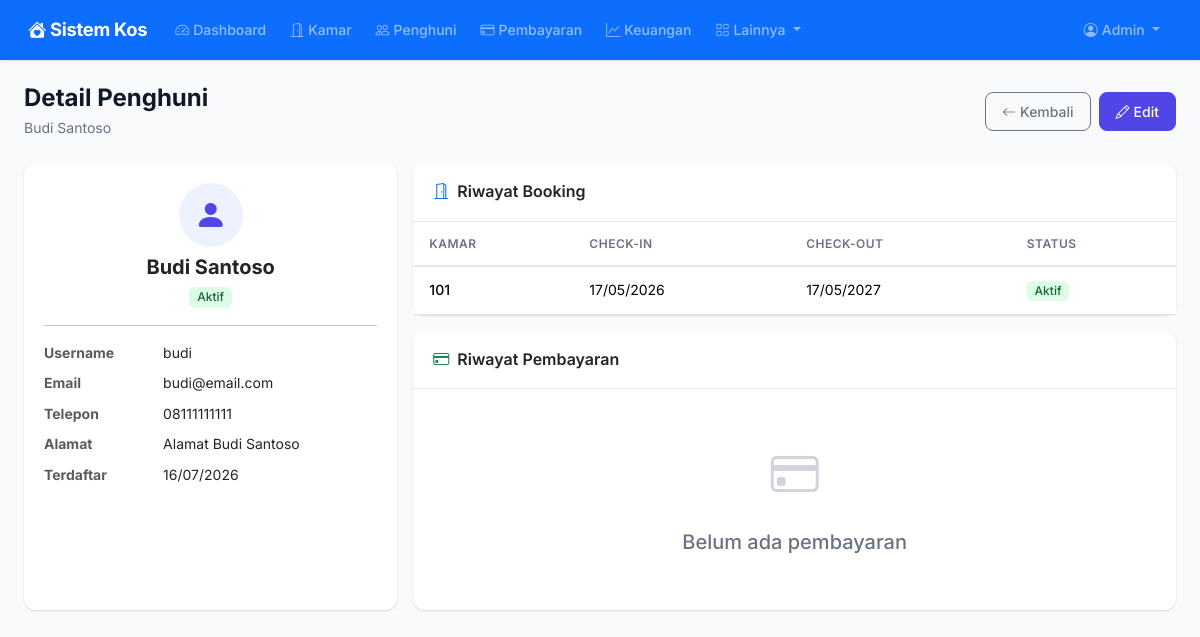
Before: /clients/2 (signed in) with the older database file.
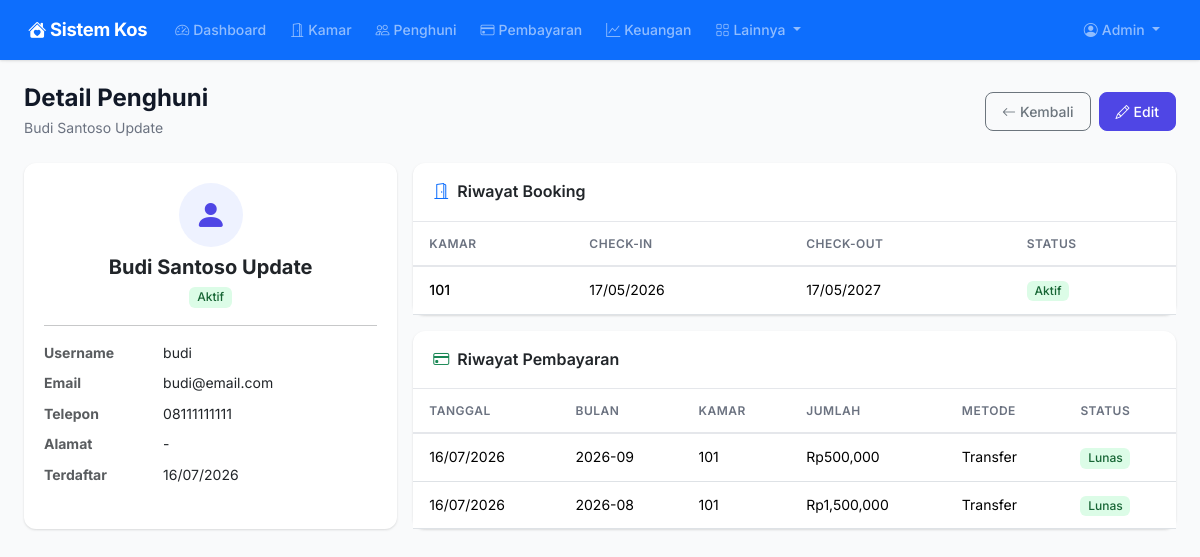
After: the same page with the newer database file.
### models.py (models this page shows, shortened)
class User(UserMixin, db.Model):
    __tablename__ = "users"
    id = db.Column(db.Integer, primary_key=True)
    username = db.Column(db.String(80), unique=True, nullable=False)
    email = db.Column(db.String(120), unique=True, nullable=False)
    password_hash = db.Column(db.String(256), nullable=False)
    role = db.Column(db.String(20), nullable=False, default="client")
    nama_lengkap = db.Column(db.String(150), nullable=False)
    no_telepon = db.Column(db.String(20))
    alamat = db.Column(db.Text)
    is_active = db.Column(db.Boolean, default=True)
    created_at = db.Column(db.DateTime, default=datetime.utcnow)
    bookings = db.relationship("Booking", backref="client", lazy="dynamic")
    notifications = db.relationship("Notification", backref="user", lazy="dynamic")

class Booking(db.Model):
    __tablename__ = "bookings"
    id = db.Column(db.Integer, primary_key=True)
    user_id = db.Column(db.Integer, db.ForeignKey("users.id"), nullable=False)
    room_id = db.Column(db.Integer, db.ForeignKey("rooms.id"), nullable=False)
    tanggal_masuk = db.Column(db.Date, nullable=False)
    tanggal_keluar = db.Column(db.Date)
    status = db.Column(db.String(20), default="aktif")
    deposit = db.Column(db.Float, default=0)
    catatan = db.Column(db.Text)
    created_at = db.Column(db.DateTime, default=datetime.utcnow)
    payments = db.relationship("Payment", backref="booking", lazy="dynamic")

class Room(db.Model):
    __tablename__ = "rooms"
    id = db.Column(db.Integer, primary_key=True)
    nomor_kamar = db.Column(db.String(10), unique=True, nullable=False)
    lantai = db.Column(db.Integer, default=1)
    tipe = db.Column(db.String(50), default="Reguler")
    harga_per_bulan = db.Column(db.Float, nullable=False)
    ukuran = db.Column(db.String(50))
    fasilitas = db.Column(db.Text)
    status = db.Column(db.String(20), default="tersedia")
    deskripsi = db.Column(db.Text)
    created_at = db.Column(db.DateTime, default=datetime.utcnow)
    bookings = db.relationship("Booking", backref="room", lazy="dynamic")
    maintenance_requests = db.relationship("MaintenanceRequest", backref="room", lazy="dynamic")

class Payment(db.Model):
    __tablename__ = "payments"
    id = db.Column(db.Integer, primary_key=True)
    booking_id = db.Column(db.Integer, db.ForeignKey("bookings.id"), nullable=False)
    jumlah = db.Column(db.Float, nullable=False)
    tanggal_bayar = db.Column(db.Date, default=date.today)
    bulan_dibayar_untuk = db.Column(db.String(20))
    metode_bayar = db.Column(db.String(20), default="transfer")
    status = db.Column(db.String(20), default="lunas")
    bukti_pembayaran = db.Column(db.String(255))
    catatan = db.Column(db.Text)
    created_at = db.Column(db.DateTime, default=datetime.utcnow)

### routes/clients.py (the view)
@clients_bp.route("/<int:id>")
@login_required
def detail(id):
    if current_user.role not in ("admin", "management"):
        if current_user.id != id:
            flash("Akses ditolak.", "danger")
            return redirect(url_for("dashboard.index"))
    client = User.query.get_or_404(id)
    bookings = Booking.query.filter_by(user_id=id).order_by(Booking.created_at.desc()).all()
    payments = Payment.query.join(Booking).filter(
        Booking.user_id == id
    ).order_by(Payment.created_at.desc()).all()
    return render_template("clients/detail.html",
        client=client, bookings=bookings, payments=payments)

### app.py (called while the page is built)
def create_app():
    app = Flask(__name__)
    app.config.from_object("config.Config")
    db.init_app(app)
    login_manager.init_app(app)
    csrf.init_app(app)
    login_manager.login_view = "auth.login"
    login_manager.login_message = "Silakan login terlebih dahulu."
    from models import User
    @login_manager.user_loader
    def load_user(user_id):
        return User.query.get(int(user_id))
    @app.context_processor
    def inject_now():
        from datetime import datetime
        return {"now": datetime.now()}
    @app.context_processor
    def inject_utility():
        from datetime import date
        return {"date_today": date.today()}
    from routes import register_routes
    register_routes(app)
    with app.app_context():
        db.create_all()
    return app

### templates/clients/detail.html (shortened to what the changed rows need)
{% extends "base.html" %}
{% block content %}
<div class="page-header d-flex flex-wrap justify-content-between align-items-center">
    <div>
        <h1>Detail Penghuni</h1>
        <p>{{ client.nama_lengkap }}</p>
    </div>
</div>
<div class="row g-3 mb-4">
    <div class="col-lg-4">
        <div class="card border-0 h-100">
            <div class="card-body">
                <div class="text-center mb-3">
                    <div class="stat-icon mx-auto mb-2" style="width:64px;height:64px;background:var(--primary-light);color:var(--primary);border-radius:50%;display:flex;align-items:center;justify-content:center">
                        <i class="bi bi-person-fill fs-2"></i>
                    </div>
                    <h5 class="fw-bold mb-1">{{ client.nama_lengkap }}</h5>
                    <span class="badge {% if client.is_active %}badge-success{% else %}badge-danger{% endif %}">
                        {{ 'Aktif' if client.is_active else 'Tidak Aktif' }}
                    </span>
                </div>
                <dl class="row mb-0" style="font-size:.875rem">
                    <dt class="col-sm-4 text-muted">Username</dt>
                    <dd class="col-sm-8">{{ client.username }}</dd>
                    <dt class="col-sm-4 text-muted">Email</dt>
                    <dd class="col-sm-8">{{ client.email }}</dd>
                    <dt class="col-sm-4 text-muted">Telepon</dt>
                    <dd class="col-sm-8">{{ client.no_telepon or '-' }}</dd>
                    <dt class="col-sm-4 text-muted">Alamat</dt>
                    <dd class="col-sm-8">{{ client.alamat or '-' }}</dd>
                    <dt class="col-sm-4 text-muted">Terdaftar</dt>
                    <dd class="col-sm-8">{{ client.created_at.strftime('%d/%m/%Y') if client.created_at else '-' }}</dd>
                </dl>
            </div>
        </div>
    </div>
    <div class="col-lg-8">
        <div class="card border-0 mb-3">
            <div class="card-body p-0">
                {% if bookings %}
                <div class="table-responsive">
                    <table class="table table-hover mb-0">
                        <thead>
                            <tr>
                                <th>Kamar</th>
                                <th>Check-in</th>
                                <th>Check-out</th>
                                <th>Status</th>
                            </tr>
                        </thead>
                        <tbody>
                            {% for b in bookings %}
                            <tr>
                                <td class="fw-medium">{{ b.room.nomor_kamar }}</td>
                                <td>{{ b.tanggal_masuk.strftime('%d/%m/%Y') if b.tanggal_masuk else '-' }}</td>
                                <td>{{ b.tanggal_keluar.strftime('%d/%m/%Y') if b.tanggal_keluar else '-' }}</td>
                                <td>
                                    {% set s = b.status|lower %}
                                    {% if s == 'aktif' %}
                                    <span class="badge badge-success">Aktif</span>
                                    {% elif s == 'selesai' or s == 'checkout' %}
                                    <span class="badge badge-secondary">Selesai</span>
                                    {% elif s == 'dibatalkan' or s == 'batal' %}
                                    <span class="badge badge-danger">Dibatalkan</span>
                                    {% else %}
                                    <span class="badge badge-secondary">{{ b.status }}</span>
                                    {% endif %}
                                </td>
                            </tr>
                            {% endfor %}
                        </tbody>
                    </table>
                </div>
                {% else %}
                <div class="empty-state">
                    <i class="bi bi-inbox"></i>
                    <h5>Belum ada riwayat booking</h5>
                </div>
                {% endif %}
            </div>
        </div>
        <div class="card border-0">
            <div class="card-body p-0">
                {% if payments %}
                <div class="table-responsive">
                    <table class="table table-hover mb-0">
                        <thead>
                            <tr>
                                <th>Tanggal</th>
                                <th>Bulan</th>
                                <th>Kamar</th>
                                <th>Jumlah</th>
                                <th>Metode</th>
                                <th>Status</th>
                            </tr>
                        </thead>
                        <tbody>
                            {% for p in payments %}
                            <tr>
                                <td>{{ p.tanggal_bayar.strftime('%d/%m/%Y') if p.tanggal_bayar else '-' }}</td>
                                <td>{{ p.bulan_dibayar_untuk or '-' }}</td>
                                <td>{{ p.booking.room.nomor_kamar }}</td>
                                <td>Rp{{ "{:,.0f}".format(p.jumlah) }}</td>
                                <td>{{ p.metode_bayar|title }}</td>
                                <td>
                                    {% set ps = p.status|lower %}
                                    {% if ps == 'lunas' %}
                                    <span class="badge badge-success">Lunas</span>
                                    {% elif ps == 'pending' %}
                                    <span class="badge badge-warning">Pending</span>
                                    {% elif ps == 'dibatalkan' or ps == 'batal' %}
                                    <span class="badge badge-danger">Dibatalkan</span>
                                    {% else %}
                                    <span class="badge badge-secondary">{{ p.status }}</span>
                                    {% endif %}
                                </td>
                            </tr>
                            {% endfor %}
                        </tbody>
                    </table>
                </div>
                {% else %}
                <div class="empty-state">
                    <i class="bi bi-credit-card"></i>
                    <h5>Belum ada pembayaran</h5>
                </div>
                {% endif %}
            </div>
        </div>
    </div>
</div>
{% endblock %}

Changed rows visible on the page:
changed User "budi": nama_lengkap "Budi Santoso" → "Budi Santoso Update"; alamat "Alamat Budi Santoso" → "-"
added Payment: tanggal_bayar "16/07/2026", bulan_dibayar_untuk "2026-09", booking.room.nomor_kamar "101", jumlah "500,000", metode_bayar "Transfer"
added Payment: tanggal_bayar "16/07/2026", bulan_dibayar_untuk "2026-08", booking.room.nomor_kamar "101", jumlah "1,500,000", metode_bayar "Transfer"
Other visible differences:
text no longer shown: "Belum ada pembayaran"
text now shown: "TANGGAL BULAN KAMAR JUMLAH METODE STATUS"
